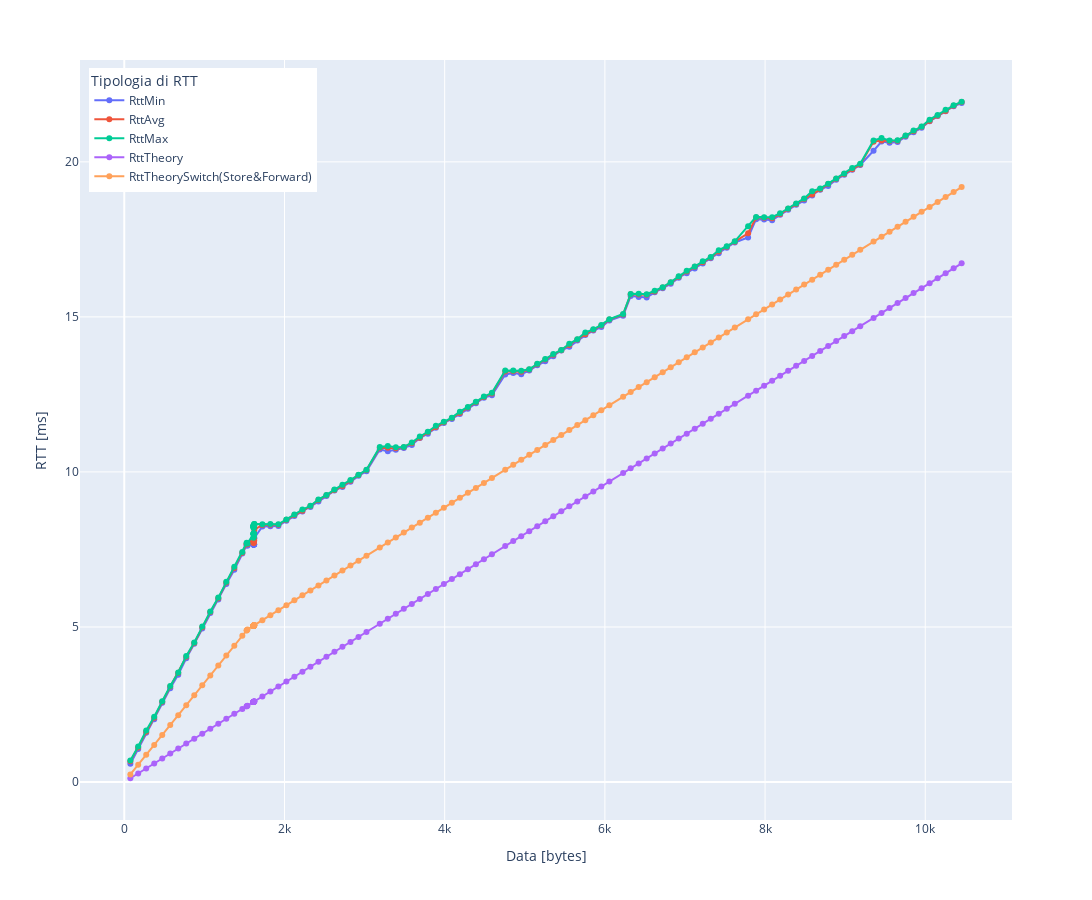

Notebook cell for this chart:
### Code cell
#Stampa RTT

fig = px.line(df, x=lenght, y=['RttMin', 'RttAvg', 'RttMax', RttTheory, RttTheorySwitch, RttTheory_TwoStoreForward],
                markers=True ,labels=dict(x="Data [bytes]", value="RTT [ms]", variable="Tipologia di RTT"),
                width=1400, height= 900)

newnamesFig = {'RttMin':'RttMin', 'RttAvg':'RttAvg', 'RttMax':'RttMax', 'wide_variable_3': 'RttTheory','wide_variable_4': 'RttTheorySwitch(Store&Forward)', 'wide_variable_5':'RttTheory_TwoStoreForward'}
fig.for_each_trace(lambda t: t.update(name = newnamesFig[t.name], legendgroup = newnamesFig[t.name],
                                      hovertemplate = t.hovertemplate.replace(t.name, newnamesFig[t.name])
                                     )
                  )

fig.update_layout(legend=dict(  yanchor="top", y=0.99, xanchor="left", x=0.01 ))
fig.show()

### Figure 1 — Plotly figure (JSON) as saved in the notebook; plotly's stock layout.template omitted (floating-point values rounded to 4 significant figures; data arrays with more than 128 entries replaced by an {"elided": "..."} marker saying what was removed)
{"data": [{"hovertemplate": "Tipologia di RTT=RttMin<br>Data [bytes]=%{x}<br>RTT [ms]=%{y}<extra></extra>", "legendgroup": "RttMin", "line": {"color": "#636efa", "dash": "solid"}, "marker": {"symbol": "circle"}, "mode": "markers+lines", "name": "RttMin", "orientation": "v", "showlegend": true, "type": "scatter", "x": {"elided": "131 int values"}, "xaxis": "x", "y": {"elided": "131 float values"}, "yaxis": "y"}, {"hovertemplate": "Tipologia di RTT=RttAvg<br>Data [bytes]=%{x}<br>RTT [ms]=%{y}<extra></extra>", "legendgroup": "RttAvg", "line": {"color": "#EF553B", "dash": "solid"}, "marker": {"symbol": "circle"}, "mode": "markers+lines", "name": "RttAvg", "orientation": "v", "showlegend": true, "type": "scatter", "x": {"elided": "131 int values"}, "xaxis": "x", "y": {"elided": "131 float values"}, "yaxis": "y"}, {"hovertemplate": "Tipologia di RTT=RttMax<br>Data [bytes]=%{x}<br>RTT [ms]=%{y}<extra></extra>", "legendgroup": "RttMax", "line": {"color": "#00cc96", "dash": "solid"}, "marker": {"symbol": "circle"}, "mode": "markers+lines", "name": "RttMax", "orientation": "v", "showlegend": true, "type": "scatter", "x": {"elided": "131 int values"}, "xaxis": "x", "y": {"elided": "131 float values"}, "yaxis": "y"}, {"hovertemplate": "Tipologia di RTT=RttTheory<br>Data [bytes]=%{x}<br>RTT [ms]=%{y}<extra></extra>", "legendgroup": "RttTheory", "line": {"color": "#ab63fa", "dash": "solid"}, "marker": {"symbol": "circle"}, "mode": "markers+lines", "name": "RttTheory", "orientation": "v", "showlegend": true, "type": "scatter", "x": {"elided": "131 int values"}, "xaxis": "x", "y": {"elided": "131 float values"}, "yaxis": "y"}, {"hovertemplate": "Tipologia di RTT=RttTheorySwitch(Store&Forward)<br>Data [bytes]=%{x}<br>RTT [ms]=%{y}<extra></extra>", "legendgroup": "RttTheorySwitch(Store&Forward)", "line": {"color": "#FFA15A", "dash": "solid"}, "marker": {"symbol": "circle"}, "mode": "markers+lines", "name": "RttTheorySwitch(Store&Forward)", "orientation": "v", "showlegend": true, "type": "scatter", "x": {"elided": "131 int values"}, "xaxis": "x", "y": {"elided": "131 float values"}, "yaxis": "y"}], "layout": {"height": 900, "legend": {"title": {"text": "Tipologia di RTT"}, "tracegroupgap": 0, "x": 0.01, "xanchor": "left", "y": 0.99, "yanchor": "top"}, "margin": {"t": 60}, "width": 1400, "xaxis": {"anchor": "y", "domain": [0, 1], "title": {"text": "Data [bytes]"}}, "yaxis": {"anchor": "x", "domain": [0, 1], "title": {"text": "RTT [ms]"}}}}
